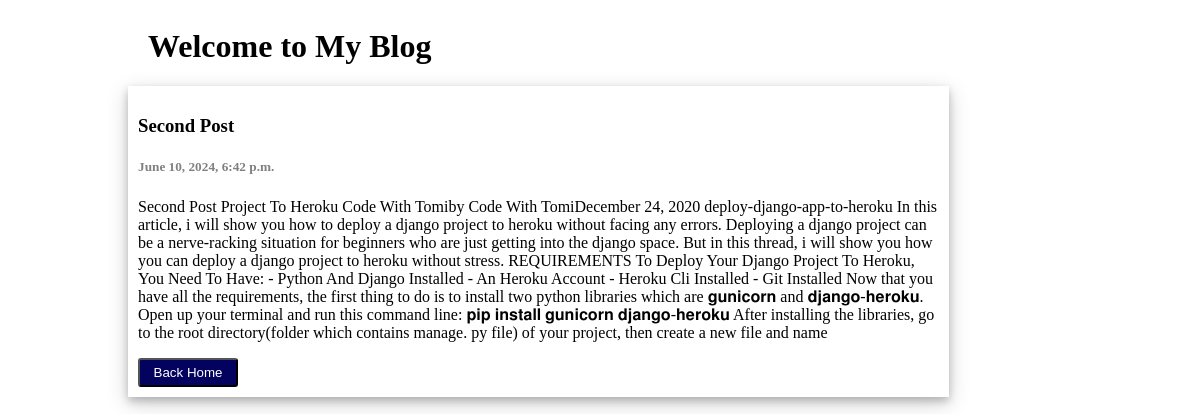
Page /mypost/2 on the committed database.
### myblogapp/models.py (models this page shows)
class MyBlog(models.Model):
    title = models.CharField(max_length=50)
    body  = models.CharField(max_length=5000)
    created_at = models.DateTimeField(default=datetime.now)

### myblogapp/views.py (the view)
# urls.py: path('mypost/<str:pk>',views.getpost,name='mypost')
def getpost(request,pk):
    mypost = MyBlog.objects.get(id=pk)
    return render(request, 'mypost.html',{'mypost':mypost})

### templates/mypost.html (shortened to what this page needs)
<body>
    <div class="title">
        <h1>Welcome to My Blog</h1>
    </div>
    <div class="body">
        <h3>{{mypost.title}}</h3>
        <h5 style="color: gray;">{{mypost.created_at}}</h5>
        <p>{{mypost.body}}</p>
        <a href="/"><button>Back Home</button></a>
    </div>
</body>

### templates/mypost.html (style rules this page uses)
body { padding: 20px; }
.title { margin-left: 120px; }
.body { margin: 20px; padding: 10px; margin-left: 100px; width: 70%; box-shadow: 0 4px 8px 0 rgba(0, 0, 0, 0.2),0 6px 20px 0 rgba(0, 0, 0, 0.19); }
button { background-color: rgb(3, 3, 95); color: white; padding: 5px; width: 100px; border-radius: 3px; }

### rows in the picture
MyBlog: title "Second Post", created_at "June 10, 2024, 6:42 p.m.", body "Second Post Project To Heroku Code With Tomiby Code With TomiDecember 24, 2020 deploy-django-app-to-heroku In this article, i will show you how to deploy a django project to heroku without facing any errors. Deploying a django project can be a nerve-racking situation for beginners who are just getting into the django space. But in this thread, i will show you how you can deploy a django project to heroku without stress. REQUIREMENTS To Deploy Your Django Project To Heroku, You Need To Have: - Python And Django Installed - An Heroku Account - Heroku Cli Installed - Git Installed Now that you have all the requirements, the first thing to do is to install two python libraries which are…"
